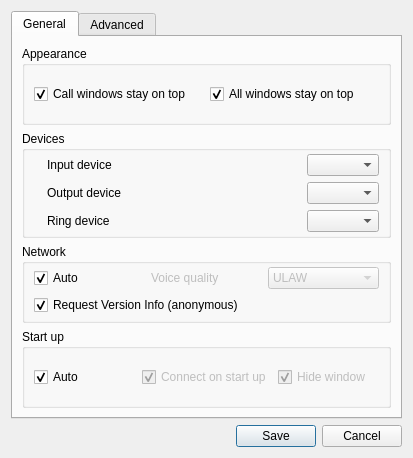
<ui version="4.0" >
 <class>SettingsDialog</class>
 <widget class="QDialog" name="SettingsDialog" >
  <property name="geometry" >
   <rect>
    <x>0</x>
    <y>0</y>
    <width>413</width>
    <height>458</height>
   </rect>
  </property>
  <property name="windowTitle" >
   <string>Settings</string>
  </property>
  <layout class="QGridLayout" name="gridLayout_3" >
   <item row="0" column="0" colspan="3" >
    <widget class="QTabWidget" name="tabWidget" >
     <property name="currentIndex" >
      <number>0</number>
     </property>
     <widget class="QWidget" name="general" >
      <attribute name="title" >
       <string>General</string>
      </attribute>
      <layout class="QGridLayout" name="gridLayout_2" >
       <item row="0" column="0" >
        <widget class="QGroupBox" name="groupBox_2" >
         <property name="title" >
          <string>Appearance</string>
         </property>
         <layout class="QGridLayout" name="gridLayout_6" >
          <item row="0" column="0" >
           <widget class="QCheckBox" name="dialWinOnTop" >
            <property name="text" >
             <string>Call windows stay on top</string>
            </property>
            <property name="checked" >
             <bool>true</bool>
            </property>
           </widget>
          </item>
          <item row="0" column="1" >
           <widget class="QCheckBox" name="mainWinOnTop" >
            <property name="text" >
             <string>All windows stay on top</string>
            </property>
            <property name="checked" >
             <bool>true</bool>
            </property>
           </widget>
          </item>
         </layout>
        </widget>
       </item>
       <item row="1" column="0" >
        <widget class="QGroupBox" name="devicesBox" >
         <property name="sizePolicy" >
          <sizepolicy vsizetype="Preferred" hsizetype="MinimumExpanding" >
           <horstretch>0</horstretch>
           <verstretch>0</verstretch>
          </sizepolicy>
         </property>
         <property name="title" >
          <string>Devices</string>
         </property>
         <layout class="QGridLayout" name="_2" >
          <property name="topMargin" >
           <number>3</number>
          </property>
          <property name="bottomMargin" >
           <number>3</number>
          </property>
          <item row="0" column="0" >
           <widget class="QLabel" name="inputDeviceIcon" >
            <property name="text" >
             <string/>
            </property>
            <property name="pixmap" >
             <pixmap>icons/outputdevice.png</pixmap>
            </property>
           </widget>
          </item>
          <item row="0" column="1" >
           <widget class="QLabel" name="label" >
            <property name="sizePolicy" >
             <sizepolicy vsizetype="Preferred" hsizetype="MinimumExpanding" >
              <horstretch>0</horstretch>
              <verstretch>0</verstretch>
             </sizepolicy>
            </property>
            <property name="text" >
             <string>Input device</string>
            </property>
           </widget>
          </item>
          <item row="0" column="2" >
           <widget class="QComboBox" name="inputDeviceComboBox" />
          </item>
          <item row="1" column="0" >
           <widget class="QLabel" name="outputDeviceIcon" >
            <property name="text" >
             <string/>
            </property>
            <property name="pixmap" >
             <pixmap>icons/outputdevice.png</pixmap>
            </property>
           </widget>
          </item>
          <item row="1" column="1" >
           <widget class="QLabel" name="label_2" >
            <property name="sizePolicy" >
             <sizepolicy vsizetype="Preferred" hsizetype="MinimumExpanding" >
              <horstretch>0</horstretch>
              <verstretch>0</verstretch>
             </sizepolicy>
            </property>
            <property name="text" >
             <string>Output device</string>
            </property>
           </widget>
          </item>
          <item row="1" column="2" >
           <widget class="QComboBox" name="outputDeviceComboBox" />
          </item>
          <item row="2" column="0" >
           <widget class="QLabel" name="ringDeviceIcon" >
            <property name="text" >
             <string/>
            </property>
            <property name="pixmap" >
             <pixmap>icons/ringdevice.png</pixmap>
            </property>
           </widget>
          </item>
          <item row="2" column="1" >
           <widget class="QLabel" name="label_3" >
            <property name="sizePolicy" >
             <sizepolicy vsizetype="Preferred" hsizetype="MinimumExpanding" >
              <horstretch>0</horstretch>
              <verstretch>0</verstretch>
             </sizepolicy>
            </property>
            <property name="text" >
             <string>Ring device</string>
            </property>
           </widget>
          </item>
          <item row="2" column="2" >
           <widget class="QComboBox" name="ringDeviceComboBox" />
          </item>
         </layout>
        </widget>
       </item>
       <item row="2" column="0" >
        <widget class="QGroupBox" name="networkGroupBox" >
         <property name="title" >
          <string>Network</string>
         </property>
         <layout class="QGridLayout" name="gridLayout" >
          <property name="topMargin" >
           <number>3</number>
          </property>
          <property name="bottomMargin" >
           <number>3</number>
          </property>
          <item row="0" column="0" >
           <widget class="QCheckBox" name="networkAutoCheckBox" >
            <property name="text" >
             <string>Auto</string>
            </property>
            <property name="checked" >
             <bool>true</bool>
            </property>
           </widget>
          </item>
          <item row="0" column="1" >
           <widget class="QLabel" name="codecLabel" >
            <property name="enabled" >
             <bool>false</bool>
            </property>
            <property name="text" >
             <string>Voice quality</string>
            </property>
           </widget>
          </item>
          <item row="0" column="2" >
           <widget class="QComboBox" name="codecComboBox" >
            <property name="enabled" >
             <bool>false</bool>
            </property>
            <item>
             <property name="text" >
              <string>ULAW</string>
             </property>
            </item>
            <item>
             <property name="text" >
              <string>GSM</string>
             </property>
            </item>
            <item>
             <property name="text" >
              <string>SPEEX</string>
             </property>
            </item>
            <item>
             <property name="text" >
              <string>iLBC</string>
             </property>
            </item>
           </widget>
          </item>
          <item row="1" column="0" colspan="3" >
           <widget class="QCheckBox" name="versionInfoCheckBox" >
            <property name="text" >
             <string>Request Version Info (anonymous)</string>
            </property>
            <property name="checked" >
             <bool>true</bool>
            </property>
           </widget>
          </item>
         </layout>
        </widget>
       </item>
       <item row="3" column="0" >
        <widget class="QGroupBox" name="startupCheckBoxes" >
         <property name="title" >
          <string>Start up</string>
         </property>
         <layout class="QGridLayout" >
          <property name="leftMargin" >
           <number>9</number>
          </property>
          <property name="topMargin" >
           <number>3</number>
          </property>
          <property name="bottomMargin" >
           <number>3</number>
          </property>
          <item row="0" column="0" >
           <widget class="QCheckBox" name="autoCheckBox" >
            <property name="text" >
             <string>Auto</string>
            </property>
            <property name="checked" >
             <bool>true</bool>
            </property>
           </widget>
          </item>
          <item row="0" column="1" >
           <widget class="QCheckBox" name="onStartupCheckBox" >
            <property name="enabled" >
             <bool>false</bool>
            </property>
            <property name="text" >
             <string>Connect on start up</string>
            </property>
            <property name="checked" >
             <bool>true</bool>
            </property>
           </widget>
          </item>
          <item row="0" column="2" >
           <widget class="QCheckBox" name="hideCheckBox" >
            <property name="enabled" >
             <bool>false</bool>
            </property>
            <property name="text" >
             <string>Hide window</string>
            </property>
            <property name="checked" >
             <bool>true</bool>
            </property>
           </widget>
          </item>
         </layout>
        </widget>
       </item>
      </layout>
     </widget>
     <widget class="QWidget" name="advanced" >
      <attribute name="title" >
       <string>Advanced</string>
      </attribute>
      <layout class="QGridLayout" name="gridLayout_5" >
       <item row="0" column="0" >
        <widget class="QGroupBox" name="groupBox" >
         <property name="title" >
          <string>System</string>
         </property>
         <layout class="QGridLayout" name="gridLayout_4" >
          <property name="bottomMargin" >
           <number>12</number>
          </property>
          <item row="0" column="0" >
           <widget class="QLabel" name="startupLabel" >
            <property name="text" >
             <string>Startup</string>
            </property>
           </widget>
          </item>
          <item row="0" column="1" >
           <widget class="QComboBox" name="startupComboBox" >
            <property name="sizePolicy" >
             <sizepolicy vsizetype="Fixed" hsizetype="Expanding" >
              <horstretch>0</horstretch>
              <verstretch>0</verstretch>
             </sizepolicy>
            </property>
            <item>
             <property name="text" >
              <string>Run on OS start</string>
             </property>
            </item>
            <item>
             <property name="text" >
              <string>Do not run on OS start</string>
             </property>
            </item>
           </widget>
          </item>
          <item row="1" column="0" >
           <widget class="QLabel" name="routingLabel" >
            <property name="text" >
             <string>Routing</string>
            </property>
           </widget>
          </item>
          <item row="1" column="1" >
           <widget class="QComboBox" name="routingComboBox" >
            <property name="sizePolicy" >
             <sizepolicy vsizetype="Fixed" hsizetype="Expanding" >
              <horstretch>0</horstretch>
              <verstretch>0</verstretch>
             </sizepolicy>
            </property>
            <item>
             <property name="text" >
              <string>Softphone</string>
             </property>
            </item>
            <item>
             <property name="text" >
              <string>Server</string>
             </property>
            </item>
           </widget>
          </item>
         </layout>
        </widget>
       </item>
       <item row="1" column="0" >
        <spacer name="verticalSpacer" >
         <property name="orientation" >
          <enum>Qt::Vertical</enum>
         </property>
         <property name="sizeHint" stdset="0" >
          <size>
           <width>20</width>
           <height>179</height>
          </size>
         </property>
        </spacer>
       </item>
      </layout>
     </widget>
    </widget>
   </item>
   <item row="1" column="0" >
    <spacer name="spacer" >
     <property name="orientation" >
      <enum>Qt::Horizontal</enum>
     </property>
     <property name="sizeHint" stdset="0" >
      <size>
       <width>139</width>
       <height>20</height>
      </size>
     </property>
    </spacer>
   </item>
   <item row="1" column="1" >
    <widget class="QPushButton" name="saveButton" >
     <property name="text" >
      <string>Save</string>
     </property>
    </widget>
   </item>
   <item row="1" column="2" >
    <widget class="QPushButton" name="cancelButton" >
     <property name="text" >
      <string>Cancel</string>
     </property>
    </widget>
   </item>
  </layout>
 </widget>
 <resources/>
 <connections/>
</ui>
